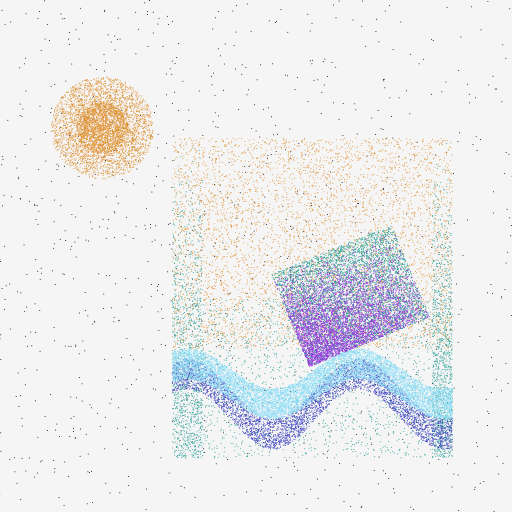
Frame 1 (no input)
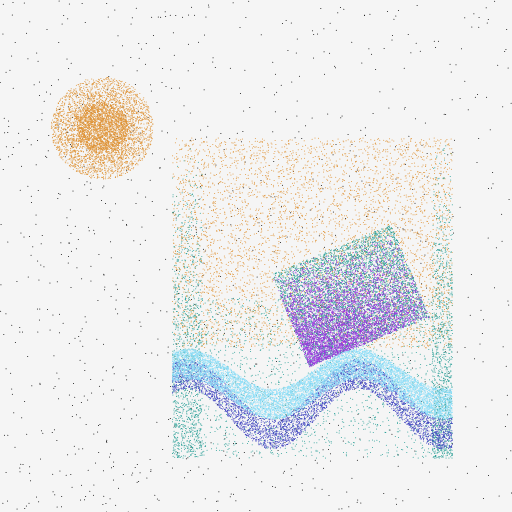
Frame 60 (no input)
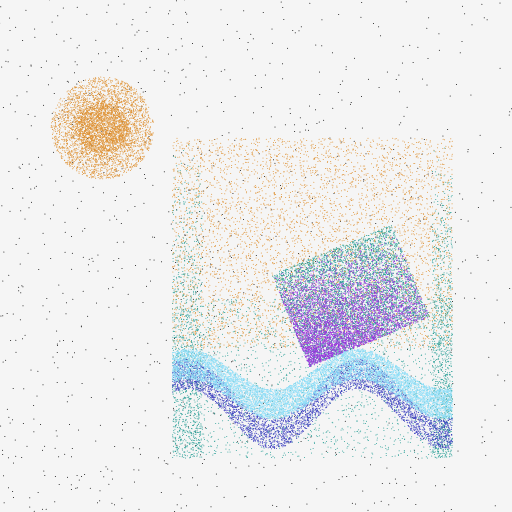
Frame 120 (the mouse pressed at the canvas centre since frame 60)

The p5.js sketch that drew these frames (run headless with seeded random() and noise() and a simulated clock; from frame 60 on, the mouse is pressed at the canvas centre):

// p5.js sketch
// ── sketch.js
/*
For this exercise, I tried using stochastic techiniques to create small animations to a graphic design. I decided to use this technique as I found the grainy quality to be very reminiscent of risograph or screen printing. I wanted to hence achieve a similar effect by playing with overlap, density, and fading. 

I used random distributions for the wavy lines to resemble the waves, with different gradient of blue, keeping the waves inside the rectangle container.

As for the circle, I played with the density of the circle, setting the size of the inner density circle and outer density circle and the radius of the circle,the color to resemble a glowing sun.

For the square, I applied a random distribution to the base shape, but added a bottom left corner bias shadow over it to create an illusion of the tilt caused by the weight of the shadow. I adjust the X & Y axis and the density of the noise,
so that it looks like it's resting on top of the wave.

Finally, for the blue rectangle, i adjust the bottom and top line to create a faint gradient effect of the warmth of the sun and the blue of the water.

Moving on, I could improve in making the sketch more dynamic, mainly in the transition between two gradients, and the clarity of the visual.

Overall, I was very surprised at the effectiveness of stochastic techiniques to create visual texture and interest and I would definitely use this method for graphic design projects and many other things in the future. 
*/

function setup() {
    createCanvas(512, 512);
    frameRate(20);
    noFill();
}

function draw() {

    background(245, 245, 245);

    
    stroke(0);
    var standardDeviation = 400;
    for (var i = 0; i < 5000; i++) {
        var backDist = randomGaussian(0, standardDeviation);
        var b = createVector(backDist, random(-height, height));
        point(b.x, b.y);
    }

    // circle
    //stroke --> Color RGB code
    stroke(222, 145, 51);
    //translate --> location
    translate(width / 5, height / 4);
    for (var i = 0; i < 5000; i++) {
        var cirDist = (max(random(0, 1.5), random(0, 0.75)) * width) / 15; //Outside, Inside, Size
        var angle = random(0, PI * 2);
        var c = createVector(cos(angle), sin(angle));
        c.mult(cirDist);
        point(c.x, c.y);
    }

    // top line
    stroke(222, 145, 51);
    for (var i = 0; i < 5000; i++) { // i < value --> Density of the noise
        var lineX = random(70, 350);  // X-axis length X1 - X2
        var lineY = random(20 - 10, 20 + 200);
        point(lineX, lineY);
    }
    

    // bottom line
     stroke(36, 157, 148);
    for (var i = 0; i < 2000; i++) {
        var lineX = random(70, 350);
        var lineY = random(320 - 150, 320 + 10);
        point(lineX, lineY);
    }

    // left & right lines
    for (var i = 0; i < 1000; i++) {
        var leftLineX = random(90 - 20, 90 + 10); // 90 is the centre
        var leftLineY = max(random(10, 330), random(10, 330));
        point(leftLineX, leftLineY);

        var rightLineX = random(340 - 10, 340 + 10);
        var rightLineY = max(random(10, 330), random(10, 330));
        point(rightLineX, rightLineY);
    }

    // square
    stroke(36, 157, 148);
    for (var i = 0; i < 5000; i++) {
        var sqX = random(100, 230);
        var sqY = random(200, 300);
        push();
        rotate(-PI / 8);
        point(sqX, sqY);
        pop();
    }

    // square shadow
    stroke(152, 51, 222);
    for (var i = 0; i < 5000; i++) {
        var sqBX = min(random(100, 300), random(100, 230));
        var sqBY = max(random(200, 300), random(200, 300));
        push();
        rotate(-PI / 8);
        point(sqBX, sqBY);
        pop();
    }

    // Shadow wave
    push();
    stroke(59, 62, 191);
    translate(0, height / 2 + 20); //Location of the line
    var amp = 30; //Level of wave
    for (var i = 0; i < 4000; i++) {
        var waveX = random(70, 350);
        var waveY = cos((waveX / width) * PI * 6) * amp;
        waveY += random(-15, 15);
        point(waveX, waveY);
    }
    pop();

    // wave yellow
    push();
    stroke(139, 221, 247);
    translate(0, height / 2);
    var amp = 20;
    for (var i = 0; i < 8000; i++) {
        var waveX = random(70,350);
        var waveY = cos((waveX / width) * PI * 6) * amp;
        waveY += random(-15, 15);
        point(waveX, waveY);
    }
    pop();
}
